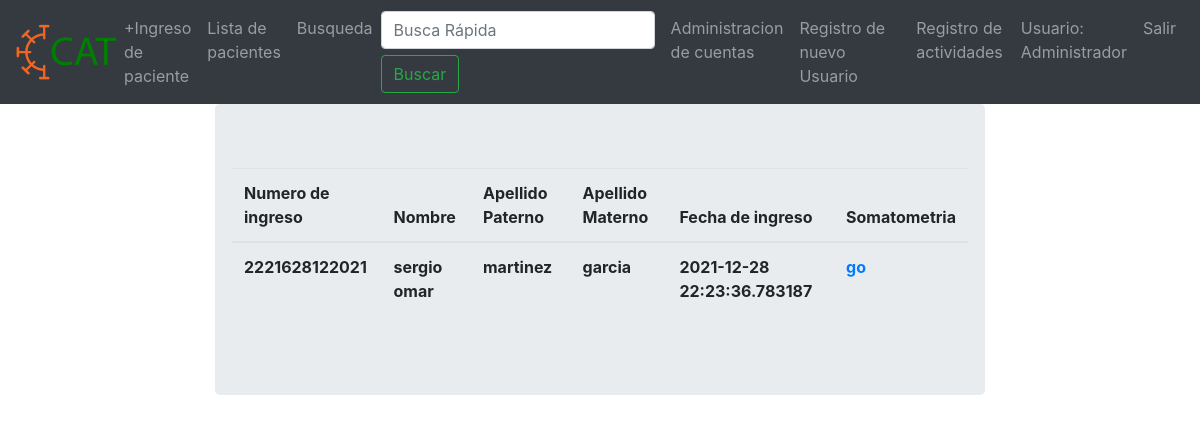
Before: /patients (signed in) with the older database file.
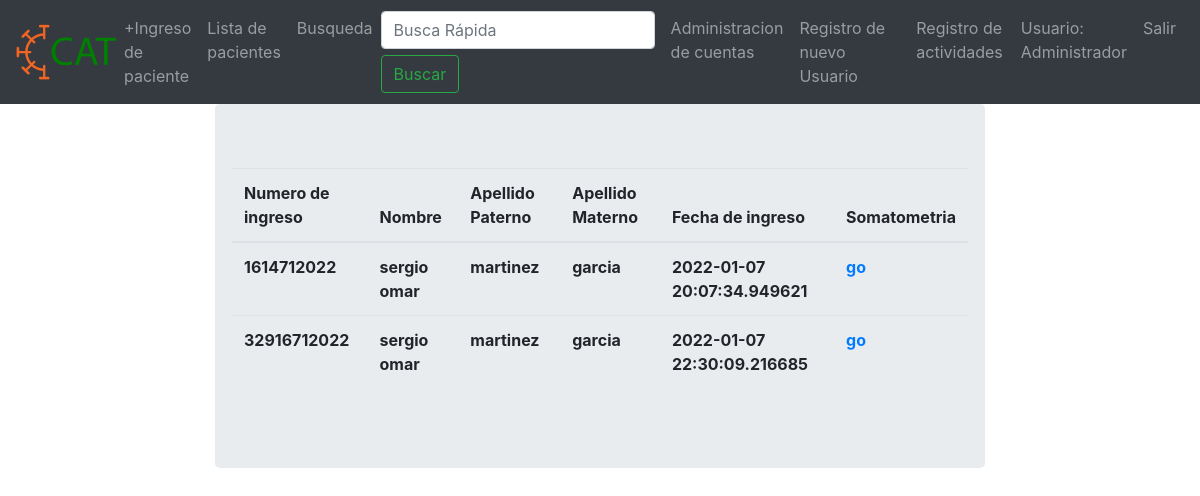
After: the same page with the newer database file.
### main.py (models this page shows)
class User(db.Model, UserMixin):
    id = db.Column(db.Integer, primary_key=True)
    username = db.Column(db.String(20),nullable=False,unique=True)
    user_names = db.Column(db.String(20),nullable=False,unique=False)
    user_first_lastname=db.Column(db.String(20),nullable=False,unique=False)
    user_second_lastname=db.Column(db.String(20),nullable=True,unique=False)
    password = db.Column(db.String(80),nullable=False)
    set_new_password = db.Column(db.Boolean(),nullable=False)
    user_type = db.Column(db.String(20),nullable=False)
    user_cedula = db.Column(db.String(20),nullable=True)
    active_user = db.Column(db.Boolean(),nullable=False)
    created_by = db.Column(db.String(80),nullable=False)
    register_date = db.Column(db.DateTime, default=datetime.datetime.utcnow)

class Patient(db.Model, UserMixin):
    ct = datetime.datetime.now()
    id = db.Column(db.Integer, primary_key=True)
    enter_id = db.Column(db.Integer,nullable=False,unique=True)
    enter_date = db.Column(db.DateTime, default = datetime.datetime.utcnow)
    names = db.Column(db.String(20),nullable=False,unique=False)
    first_lastname = db.Column(db.String(20),nullable=False,unique=False)
    second_lastname = db.Column(db.String(20),nullable=False,unique=False)
    dia_nacimiento = db.Column(db.String(3))
    mes_nacimiento = db.Column(db.String(3))
    ano_nacimiento = db.Column(db.String(3))
    address_street = db.Column(db.String(30))
    address_number = db.Column(db.String(30))
    gender = db.Column(db.String(20),nullable=False)
    prueba_covid = db.Column(db.String(20),nullable=False)
    saturacion = db.Column(db.String(5),nullable=False)
    padecimientos = db.Column(db.String(250),nullable=False)
    alergias = db.Column(db.String(40))
    persona_responsable_nombre = db.Column(db.String(50),nullable=False)
    persona_responsable_parentesco = db.Column(db.String(30),nullable=False)
    persona_responsable_tel = db.Column(db.String(15))
    persona_informante_nombre = db.Column(db.String(50),nullable=False)
    persona_informante_parentesco = db.Column(db.String(30),nullable=False)
    persona_informante_tel = db.Column(db.String(15))
    ant_heredo_familiares = db.Column(db.Boolean(),default = False)
    ant_personales_no_pat = db.Column(db.Boolean(),default = False)
    ant_personales_pat = db.Column(db.Boolean(), default = False)
    ant_pediatricos = db.Column(db.Boolean(), default = False)
    ant_gineco = db.Column(db.String(), default = False)
    somatometria = db.Column(db.Boolean(), default = False)

### main.py (the view)
@app.route('/patients',methods=['GET','POST'])
@login_required
def patients():
   patients = Patient.query.all()
   print(patients)
   return render_template('patients.html',patients=patients)

### main.py (called while the page is built)
@login_manager.user_loader
def load_user(user_id):
    return User.query.get(int(user_id))

### templates/patients.html
{%extends "base.html" %}
{%block content%}
<div class="col-2"></div>
<div class="col-8">
    <div class="jumbotron">
        <div class="row">
            <table class="table">
            <thead>
                <tr>
                    <th scope="col"> Numero de ingreso</th>
                    <th scope="col"> Nombre </th>
                    <th scope="col"> Apellido Paterno </th>
                    <th scope="col"> Apellido Materno </th>
                    <th scope="col"> Fecha de ingreso</th>
                    <th scope="col"> Somatometria </th>
                </tr>
            </thead>
            <tbody>
                 {% for patient in patients%}
                 <tr>
                 <th scope="col"> {{patient.enter_id}}</th>
                 <th scope="col"> {{patient.names}} </th>
                 <th scope="col"> {{patient.first_lastname}} </th>
                 <th scope="col"> {{patient.second_lastname}} </th>
                 <th scope="col"> {{patient.enter_date}} </th>
                 <th scope="col"> <a href="somatometria?enter_id={{patient.enter_id}}">go</a></th>
                 </tr>
                 {%endfor%}
            </tbody>
            </table>
        </div>
    </div>
</div>
<div class="col-2"></div>
{%endblock%}

### templates/base.html (shortened to what this page needs)
<!DOCTYPE html>
<html lang='es'>
    <head>
        <link rel="stylesheet" href="static/css/bootstrap.min.css">
        <link rel="stylesheet" href="static/css/master.css">
    </head>
    <body>
<nav class="navbar navbar-expand-lg navbar-dark bg-dark">
    <a href="dashboard">
    <img class="logo" src="static/images/cat.png">
    <a>
  <div class="collapse navbar-collapse" id="navbarNavDropdown">
    <ul class="navbar-nav">
      <li class="nav-item">
        <a class="nav-link" href="ingreso_paciente">+Ingreso de paciente</a>
      </li>
      <li class="nav-item">
        <a class="nav-link" href="patients">Lista de pacientes</a>
      </li>
      <li class="nav-item">
          <a class="nav-link">Busqueda</a>
      </li>
      <form class="form-inline">
    <input class="form-control mr-sm-2" type="search" placeholder="Busca Rápida" aria-label="Buscar">
    <button class="btn btn-outline-success my-2 my-sm-0" type="submit">Buscar</button>
  </form>
    </ul>
    <ul class="navbar-nav ml-auto">
    <li class="nav-item">
      {% if current_user.type == "Personal administrativo" or current_user.username == "Administrador" %}
      <li class="nav-item">
          <a class="nav-link" href="manage_accounts">Administracion de cuentas</a>
      </li>
      <li class="nav-item">
          <a class="nav-link" href="register">Registro de nuevo Usuario</a>
      </li>
      <li class="nav-item">
          <a class="nav-link" href="log">Registro de actividades</a>
      </li>
      {%endif%}
      {%if current_user.is_authenticated%}
      <li class="nav-item">
          <a class="nav-link">Usuario: {{ current_user.username }}</a>
      </li>
     <li class="nav-item">
          <a class="nav-link" href="logout" >Salir</a>
      </li>
      {% else %}
      <li class="nav-item">
          <a class="nav-link" href="login">Login</a>
      </li>
      {% endif %}
      </ul>
  </div>
</nav>
<div class="container-fluid">
   <div class="row">
    {% block content%}{%endblock%}
    </div>
</div>
</body>
<html>

Changed rows visible on the page:
changed Patient (number 1 of 2 on the later page): enter_id "2221628122021" → "1614712022"; enter_date "2021-12-28 22:23:36.783187" → "2022-01-07 20:07:34.949621"
added Patient: enter_id "32916712022", names "sergio omar", first_lastname "martinez", second_lastname "garcia", enter_date "2022-01-07 22:30:09.216685"
